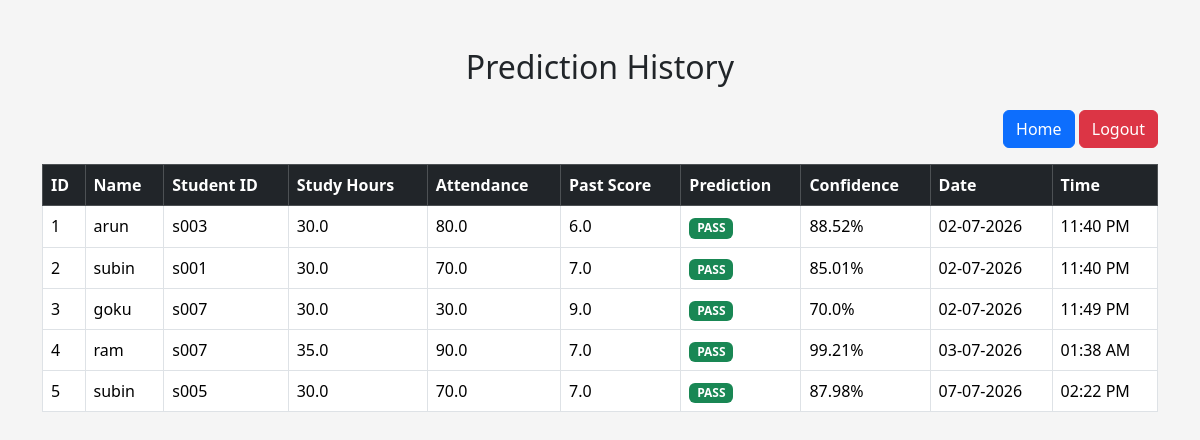
The page /history (signed in) on the database its author committed.
### tables this page shows
CREATE TABLE predictions (

    id INTEGER PRIMARY KEY AUTOINCREMENT,

    student_name TEXT,
    student_id TEXT,

    gender TEXT,

    study_hours REAL,
    attendance REAL,
    sleep_hours REAL,

    past_exam_score REAL,

    internet_access TEXT,
    extracurricular TEXT,

    prediction TEXT,
    confidence REAL,

    date TEXT,
    time TEXT

);

### app.py (the view)
@app.route("/history")
def history():
    if "admin" not in session:
        return redirect(url_for("login"))
    conn = sqlite3.connect("student.db")
    cursor = conn.cursor()
    cursor.execute("SELECT * FROM predictions")
    rows = cursor.fetchall()
    conn.close()
    return render_template("history.html", rows=rows)

### templates/history.html (shortened to what this page needs)
<!DOCTYPE html>
<html lang="en">
<head>
<link href="https://cdn.jsdelivr.net/npm/bootstrap@5.3.3/dist/css/bootstrap.min.css" rel="stylesheet">
</head>
<body>
<div class="container mt-5">
<h2 class="text-center mb-4">
Prediction History
</h2>
<div class="text-end mb-3">
<a href="/" class="btn btn-primary">Home</a>
<a href="/logout" class="btn btn-danger">Logout</a>
</div>
<table class="table table-bordered table-hover">
<thead class="table-dark">
<tr>
<th>ID</th>
<th>Name</th>
<th>Student ID</th>
<th>Study Hours</th>
<th>Attendance</th>
<th>Past Score</th>
<th>Prediction</th>
<th>Confidence</th>
<th>Date</th>
<th>Time</th>
</tr>
</thead>
<tbody>
{% for row in rows %}
<tr>
<td>{{ row[0] }}</td>
<td>{{ row[1] }}</td>
<td>{{ row[2] }}</td>
<td>{{ row[4] }}</td>
<td>{{ row[5] }}</td>
<td>{{ row[6] }}</td>
<td>
{% if row[10]=="Pass" %}
<span class="badge bg-success">PASS</span>
{% else %}
<span class="badge bg-danger">FAIL</span>
{% endif %}
</td>
<td>{{ row[11] }}%</td>
<td>{{ row[12] }}</td>
<td>{{ row[13] }}</td>
</tr>
{% endfor %}
</tbody>
</table>
</div>
</body>
</html>

### templates/history.html (style rules this page uses)
body { background:#f5f5f5; }
table { background:white; }

### rows shown on the page
predictions: id "1", student_name "arun", student "s003", study_hours "30.0", attendance "80.0", sleep_hours "6.0", prediction "PASS", confidence "88.52", date "02-07-2026", time "11:40 PM"
predictions: id "2", student_name "subin", student "s001", study_hours "30.0", attendance "70.0", sleep_hours "7.0", prediction "PASS", confidence "85.01", date "02-07-2026", time "11:40 PM"
predictions: id "3", student_name "goku", student "s007", study_hours "30.0", attendance "30.0", sleep_hours "9.0", prediction "PASS", confidence "70.0", date "02-07-2026", time "11:49 PM"
predictions: id "4", student_name "ram", student "s007", study_hours "35.0", attendance "90.0", sleep_hours "7.0", prediction "PASS", confidence "99.21", date "03-07-2026", time "01:38 AM"
predictions: id "5", student_name "subin", student "s005", study_hours "30.0", attendance "70.0", sleep_hours "7.0", prediction "PASS", confidence "87.98", date "07-07-2026", time "02:22 PM"
